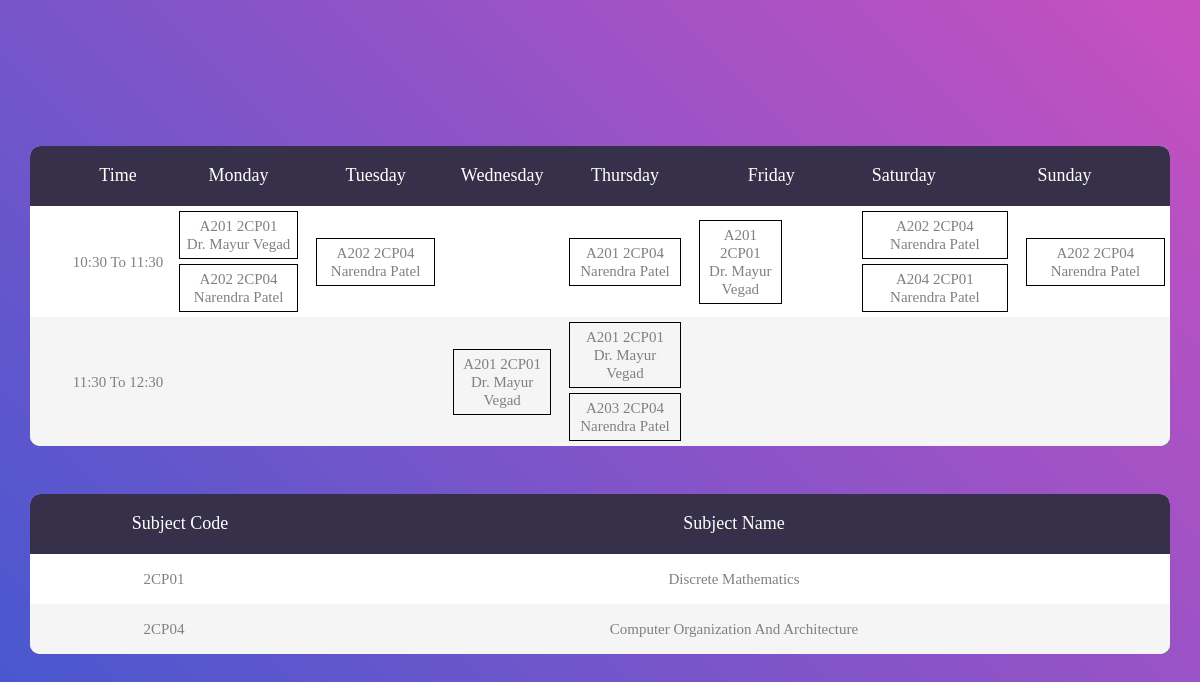
The app's page /Timetable/index.php, older data.
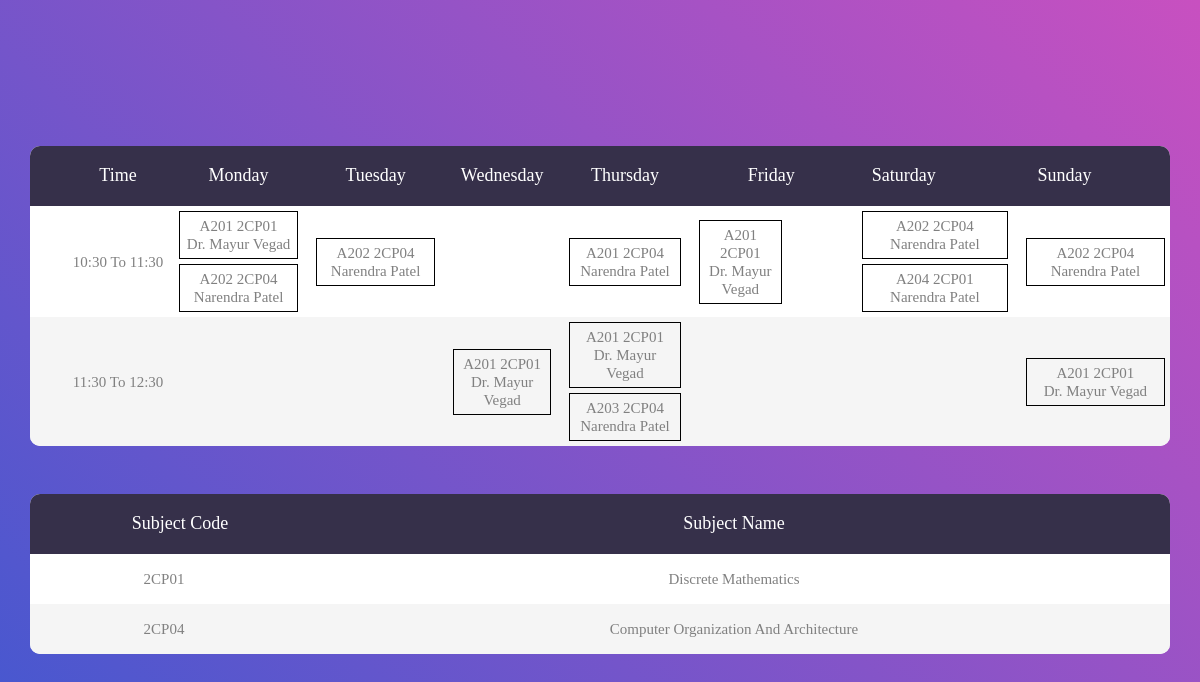
The same page, newer data.
### tables this page shows
CREATE TABLE `day_of_class` (
  `dayID` int(10) NOT NULL,
  `day` varchar(20) NOT NULL
);

CREATE TABLE `time_of_class` (
  `timeID` varchar(20) NOT NULL,
  `start_time` time(6) NOT NULL,
  `end_time` time(6) NOT NULL
);

CREATE TABLE `available_class` (
  `lectureID` int(11) NOT NULL,
  `classID` varchar(20) NOT NULL,
  `timeID` varchar(20) NOT NULL,
  `dayID` int(10) NOT NULL,
  `facultyID` varchar(20) NOT NULL,
  `subjectCode` varchar(20) NOT NULL
);

CREATE TABLE `users` (
  `userID` varchar(20) NOT NULL,
  `firstName` varchar(20) NOT NULL,
  `lastName` varchar(20) NOT NULL,
  `fullName` varchar(40) NOT NULL,
  `branch` varchar(20) NOT NULL,
  `email` text NOT NULL,
  `password` varchar(20) NOT NULL,
  `gender` varchar(20) NOT NULL,
  `role` varchar(20) NOT NULL,
  `phoneNumber` varchar(20) NOT NULL,
  `dob` date NOT NULL,
  `address` text NOT NULL,
  `pinCode` int(20) NOT NULL,
  `img_url` text NOT NULL
);

CREATE TABLE `subject_details` (
  `facultyID` varchar(20) DEFAULT NULL,
  `subjectCode` varchar(20) NOT NULL,
  `subjectName` text NOT NULL,
  `branch` varchar(20) NOT NULL,
  `semester` int(11) NOT NULL
);

### Timetable/index.php (the view, shortened to what this page needs)
<?php
include '../connection.php';
session_start();?>
<!DOCTYPE html>
<html>
<head>
    <link rel="stylesheet" type="text/css" href="vendor/bootstrap/css/bootstrap.min.css" />
    <link rel="stylesheet" type="text/css" href="fonts/font-awesome-4.7.0/css/font-awesome.min.css" />
    <link rel="stylesheet" type="text/css" href="vendor/animate/animate.css" />
    <link rel="stylesheet" type="text/css" href="vendor/select2/select2.min.css" />
    <link rel="stylesheet" type="text/css" href="vendor/perfect-scrollbar/perfect-scrollbar.css" />
    <link rel="stylesheet" type="text/css" href="css/util.css" />
    <link rel="stylesheet" type="text/css" href="css/main2.css" />
    <link rel="stylesheet" href="https://cdn.jsdelivr.net/npm/bootstrap@4.0.0/dist/css/bootstrap.min.css" />
</head>
<body>
    <div class="limiter">
        <div class="container-table100">
            <div class="wrap-table100">
                <div class="table100">
                    <table style="width: 100%;">
                        <thead>
                            <tr class="table100-head">
                                <th class="column1" style="text-align:center;">
                                    Time
                                </th>
                                <?php
                                $sel2 = "select * from day_of_class";
                                $t = 2;
                                $res2 = mysqli_query($con, $sel2);
                                while ($row2 = mysqli_fetch_row($res2)) {
                                    if ($t > 7) {
                                        $t = 7;
                                    }
                                    echo "<th class='column$t' style='text-align:center;'>" . $row2[1] . "</th>";
                                    $t++;
                                }
                                ?>
                        </thead>
                        <?php
                        $sel = mysqli_query($con, "select * from time_of_class");
                        while ($row = mysqli_fetch_assoc($sel)) {
                            echo "<tr>";
                            echo "<td style='text-align:center;' class='column1'>";
                            $ti1 = $row["start_time"];
                            $fst = date('H:i', strtotime($ti1));
                            $ti2 = $row["end_time"];
                            $fet = date('H:i', strtotime($ti2));
                            echo $fst . " To " . $fet;
                            $tid = $row["timeID"];
                            echo "</td>";
                            $sel3 = mysqli_query($con, "select * from day_of_class");
                            $t = 2;
                            while ($row3 = mysqli_fetch_assoc($sel3)) {
                                $t++;
                                $did = $row3["dayID"];
                                $sel2 = mysqli_query($con, "select * from available_class where timeID='" . $tid . "' and dayID='" . $did . "'");
                                echo "<td class='column$t' style='text-align:center;'>";
                                while ($row2 = mysqli_fetch_assoc($sel2)) {
                                    $fid = $row2["facultyID"];
                                    $sel4 = mysqli_query($con, "SELECT fullName FROM users WHERE userID=(SELECT userID FROM faculty WHERE facultyID='" . $fid . "')");
                                    $t2 = mysqli_fetch_row($sel4);
                                    $nm = $t2[0];
                                    echo "<div class='class-info'>" . $row2["classID"] . " " . $row2["subjectCode"] . "<br/>" . $nm . "</div>";
                                }
                                echo "</td>";
                            }
                        }
                        ?>
                    </table>
                    <table class="mt-5">
                        <thead>
                            <tr class="table100-head">
                                <th class="column1" style="text-align:center;">
                                    Subject Code
                                </th>
                                <th style="text-align:center;">
                                    Subject Name
                                </th>
                            </tr>
                        </thead>
                        <?php
                        $sel = mysqli_query($con, "SELECT * FROM subject_details");
                        while ($r = mysqli_fetch_assoc($sel)) {
                            echo "<tr><td style='text-align:center;'>" . $r["subjectCode"] . "</td>";
                            echo "<td style='text-align:center;'>" . $r["subjectName"] . "</td></tr>";
                        }
                        ?>
                    </table>
                </div>
            </div>
        </div>
    </div>
</body>
</html>

### Timetable/css/main2.css (style rules this page uses)
* { margin: 0; padding: 0; box-sizing: border-box; }
body, html { height: 100%; font-family: sans-serif; }
.limiter { width: 100%; margin: 0 auto; }
.container-table100 { width: 100%; min-height: 100vh; background: #c850c0; background: -webkit-linear-gradient(45deg, #4158d0, #c850c0); background: -o-linear-gradient(45deg, #4158d0, #c850c0); background: -moz-linear-gradient(45deg, #4158d0, #c850c0); background:linear-gradient(-135deg, #c850c0, #4158d0); display: -webkit-box; display: -webkit-flex; display: -moz-box; display: -ms-flexbox; display: flex; align-items: center; justify-content: center; flex-wrap: wrap; padding: 33px 30px; }
.wrap-table100 { width: 1170px; }
table { border-spacing: 1; border-collapse: collapse; background: #fff; border-radius: 10px; overflow: hidden; width: 100%; margin: 0 auto; position: relative; }
table * { position: relative; }
table td, table th { padding-left: 8px; }
table thead tr { height: 60px; background: #36304a; }
table tbody tr { height: 50px; }
table tbody tr:last-child { border: 0; }
table td, table th { text-align: left; }
.table100-head th { font-family: OpenSans-Regular; font-size: 18px; color: #fff; line-height: 1.2; font-weight: unset; }
tbody tr:nth-child(even) { background-color: #f5f5f5; }
tbody tr { font-family: OpenSans-Regular; font-size: 15px; color: gray; line-height: 1.2; font-weight: unset; }
.column1 { width: 260px; padding-left: 40px; }
.column2 { width: 160px; }
.column3 { width: 245px; }
.column4 { width: 110px; text-align: right; }
.column5 { width: 170px; text-align: right; }
.column6 { width: 222px; text-align: right; }
.column7 { width: 227px; text-align: right; padding-right: 62px; }

### Timetable/index.php (style rules this page uses)
td .class-info { border: 1px solid black; padding: 5px; margin: 5px; }

Row changes from the older to the newer data that the page shows:
added available_class: classID "A201", subjectCode "2CP01", users.fullName "Dr. Mayur Vegad", shown under day_of_class "Sunday"
